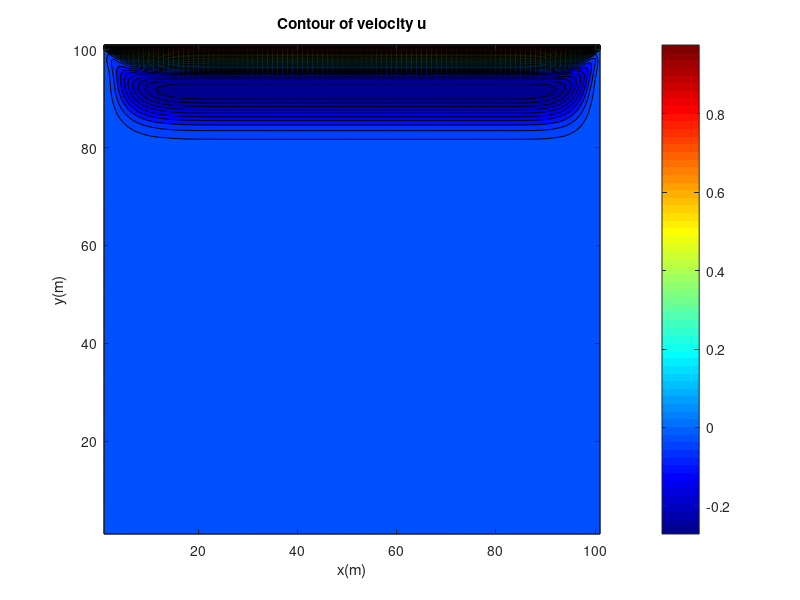

The MATLAB script that drew this image: (Note: this script raises an error after producing the figure.)
clc;
clear;
close all;
format shortEng

%% Defining Parameters
U = 1;
L = 1;
H = 1;
Re = 100;
nu = U * L / Re;
nx = 101;
ny = 101;
delta_x = L / (nx - 1);
delta_y = H / (ny - 1);
beta =delta_x / delta_y;
beta2 = beta.^2;

%% Define Matrices of Stream Function & Vorticity
sf = zeros(nx,ny);
sf0= zeros(nx,ny);
w = zeros(nx, ny);
w0 = zeros(nx, ny);
u = zeros(nx, ny);  u(:,end) = U;
v = zeros(nx, ny);

%% Findng Stream Function & Velocity & Vorticity & Error
Err_tot = 100;
step = 0;

while ( Err_tot > 1e-3)
    
    %Finding Stream Function
    for i=2:nx-1
        for j=2:ny-1
            sf(i,j) = (sf(i+1,j) + sf(i-1,j) +...
                       beta2* sf(i,j+1) + beta2* sf(i,j-1) + ...
                       (delta_x.^2) * w(i,j)) / (2 + 2* beta2);
        end
    end
    
    
    %Update Boundary Condition for Vorticity
    w(1,:)=    -2 * sf(2,:)/delta_x^2;
    w(end,:)=  -2 * sf(end-1,:)/delta_x^2; 
    w(:,1)=    -2 * sf(:,2)/delta_y^2;
    w(:,end)=  -2 * (sf(:,end-1) + U*delta_y)/delta_y^2;

    
    %Finding Velocity & Vorticity
    for i=2:nx-1
        for j=2:ny-1
            u(i,j) = (sf(i,j+1) - sf(i,j-1)) / (2 * delta_y);
            v(i,j) = -(sf(i+1,j) - sf(i-1,j)) / (2 * delta_x);

            dwdx = (w(i+1,j) - w(i-1,j)) / (2 * delta_x);
            dwdy = (w(i,j+1) - w(i,j-1)) / (2 * delta_y);

            A = ((u(i,j) * dwdx) + (v(i,j) * dwdy))/ nu;

            w(i,j) = (w(i+1,j) + w(i-1,j) + beta2* w(i,j+1) + beta2* w(i,j-1) - (delta_x.^2) * A) / (2 + 2* beta2);
        end
    end
    V_tot = sqrt(u.^2 + v.^2);

    
    %Finding Error
    Err_sf = max(max(abs(sf0-sf)));
    Err_w = max(max(abs(w0-w)));
    Err_tot = max([Err_sf , Err_w]);
    disp(Err_tot);
    
    
    %Update sf0 & w0
    w0 = w;
    sf0 = sf;
    step = step + 1;
    
    
    %Extract GIF Of Contours
    if (mod(step,50)==0)
        
        %GIF For u
        ugif=figure(1);
        contourf(transpose(u),50);
        title('Contour of velocity u');
        xlabel('x(m)'); 
        ylabel('y(m)'); 
        colorbar
        colormap jet
        drawnow
        frame1 = getframe(ugif);
        im1 = frame2im(frame1);
        [imind1,cm1] = rgb2ind(im1,256);
        if step == 50
            imwrite(imind1,cm1,'Cavity_General_u.gif','gif', 'Loopcount',inf);
        else
            imwrite(imind1,cm1,'Cavity_General_u.gif','gif','WriteMode','append');
        end
        
        %GIF For v
        vgif=figure(2);
        contourf(transpose(v),50);
        title('Contour of velocity v');
        xlabel('x(m)'); 
        ylabel('y(m)'); 
        colorbar
        colormap jet
        drawnow
        frame2 = getframe(vgif);
        im2 = frame2im(frame2);
        [imind2,cm2] = rgb2ind(im2,256);
        if step == 50
            imwrite(imind2,cm2,'Cavity_General_v.gif','gif', 'Loopcount',inf);
        else
            imwrite(imind2,cm2,'Cavity_General_v.gif','gif','WriteMode','append');
        end
        
        %GIF For total Velocity
        vtgif=figure(3);
        contourf(transpose(V_tot));
        title('Contour of total velocity');
        xlabel('x(m)'); 
        ylabel('y(m)'); 
        colorbar
        drawnow
        frame3 = getframe(vtgif);
        im3 = frame2im(frame3);
        [imind3,cm3] = rgb2ind(im3,256);
        if step == 50
            imwrite(imind3,cm3,'Cavity_General_V-total.gif','gif', 'Loopcount',inf);
        else
            imwrite(imind3,cm3,'Cavity_General_V-total.gif','gif','WriteMode','append');
        end
        
        %GIF For Stream Line
        sfgif=figure(4);
        contourf(transpose(sf),50);
        title('Contour of Stream Lines');
        xlabel('x(m)'); 
        ylabel('y(m)'); 
        colorbar
        colormap jet
        drawnow
        frame4 = getframe(sfgif);
        im4 = frame2im(frame4);
        [imind4,cm4] = rgb2ind(im4,256);
        if step == 50
            imwrite(imind4,cm4,'Cavity_General_Stream Lines.gif','gif', 'Loopcount',inf);
        else
            imwrite(imind4,cm4,'Cavity_General_Stream Lines.gif','gif','WriteMode','append');
        end
        
        %GIF For Vorticity
        wgif=figure(5);
        contourf(transpose(w),1000);
        title('Contour of Vorticity');
        xlabel('x(m)'); 
        ylabel('y(m)'); 
        colorbar
        colormap jet
        drawnow
        frame5 = getframe(wgif);
        im5 = frame2im(frame5);
        [imind5,cm5] = rgb2ind(im5,256);
        if step == 50
            imwrite(imind5,cm5,'Cavity_General_Vorticity.gif','gif', 'Loopcount',inf);
        else
            imwrite(imind5,cm5,'Cavity_General_Vorticity.gif','gif','WriteMode','append');
        end
    end

end


figure(6);
hold on
contour(transpose(sf),10);
q = quiver(transpose(u),transpose(v),3);
q.Color = 'r';
xlabel('x(m)');
ylabel('y(m)');
title('Stream Line & Vector of Velocity');
legend('Stream Line', 'Vector of velocity')
hold off




